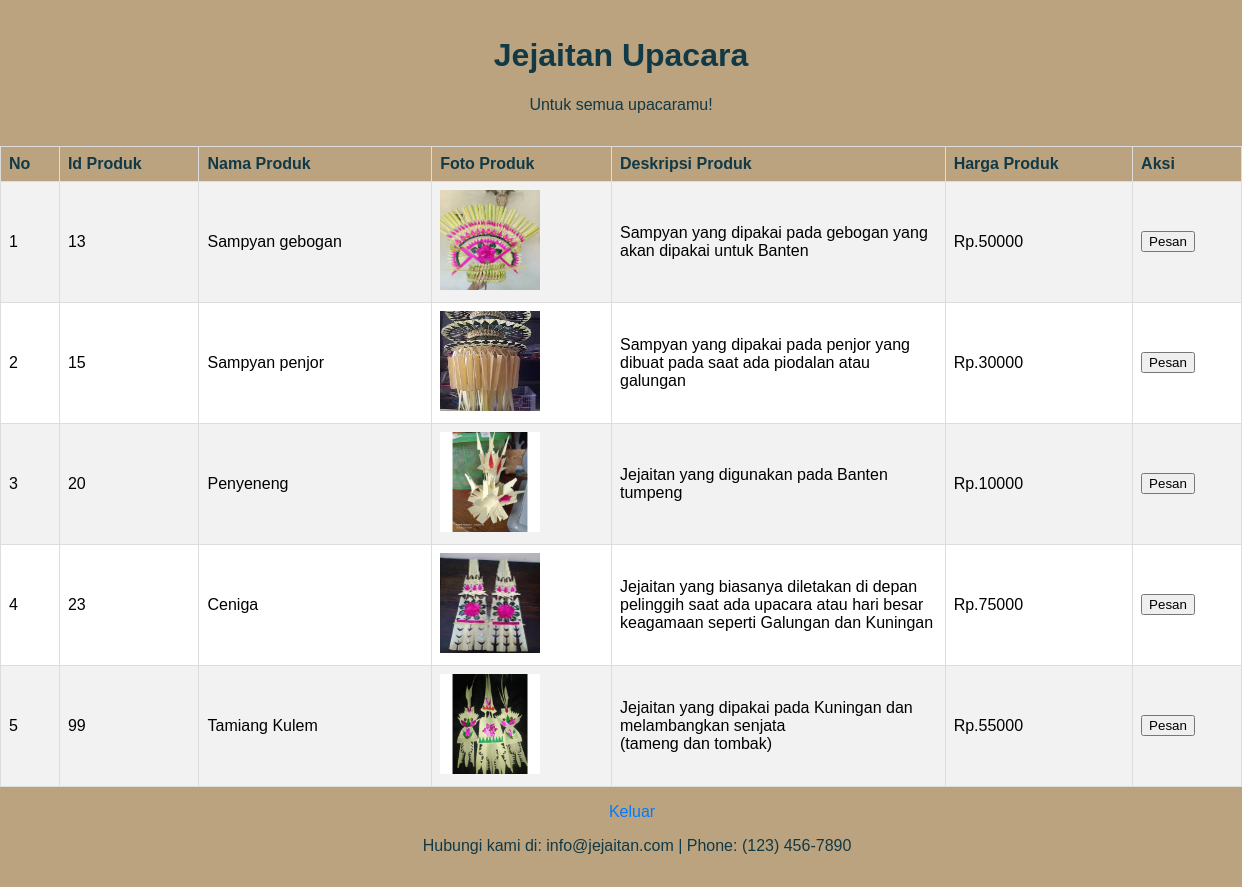
Page /Jejaitan_Upacara/ClientSide/katalog.php on the committed database.
### tables this page shows
CREATE TABLE `produk` (
  `Id_produk` int(11) NOT NULL,
  `Nama_produk` varchar(30) NOT NULL,
  `Foto_produk` varchar(30) NOT NULL,
  `Stok_produk` int(11) NOT NULL,
  `Deskripsi_produk` text NOT NULL,
  `Harga_produk` int(11) NOT NULL
);

### Jejaitan_Upacara/functions.php (called while the page is built, shortened)
<?php
$conn =mysqli_connect("localhost","root","","jejaitan_upacara");
function query($query){
    global $conn;
    $result =mysqli_query($conn, $query);
    $rows = [];
    while( $row = mysqli_fetch_assoc($result)){
        $rows[] = $row;
    }
    return $rows;
}

### Jejaitan_Upacara/ClientSide/katalog.php (the view, shortened to what this page needs)
<?php
require_once "../functions.php";
$produk = query("SELECT * FROM produk");
?>
<!DOCTYPE html>
<html lang="en">
<head>
</head>
<body>
    <header>
         <h1>Jejaitan Upacara</h1>
        <p>Untuk semua upacaramu!</p>
    </header>
    <table border="1" cellpadding = '10' cellspacing = '0'>
        <tr>
            <th> No </th>
            <th> Id Produk</th>
            <th> Nama Produk</th>
            <th> Foto Produk </th>
            <th> Deskripsi Produk</th>
            <th> Harga Produk</th>
            <th> Aksi</th>
        </tr>
        <?php $i =1;?>
        <?php foreach($produk as $row): ?>
        <tr>
            <td><?= $i; ?></td>
            <td><?= $row['Id_produk']; ?></td>
            <td><?= $row['Nama_produk']; ?></td>
            <td><img src="../img/<?= $row['Foto_produk']; ?>" width="100px" height="100px"></td>
            <td><?= $row['Deskripsi_produk']; ?></td>
            <td>Rp.<?= $row['Harga_produk']; ?></td>
            <td>
                <form action=""method="post">
                    <button name="submit">Pesan</button>
                </form>
            </td>
            <?php $i++?>
        </tr>
        <?php endforeach; ?>
        </table>
        <footer>
        <a href="../logout.php">Keluar</a>
        <p>Hubungi kami di: info@jejaitan.com | Phone: (123) 456-7890</p>
    </footer>
     </body>

### Jejaitan_Upacara/ClientSide/katalog.php (style rules this page uses)
body { font-family: Arial, sans-serif; background-color: white; margin: 0; padding: 0; }
h1, .form { color: #113946; }
a { text-decoration: none; color: #007BFF; margin-right: 10px; text-align: center; }
table { width: 100%; border-collapse: collapse; margin-top: 20px; }
th, td { border: 1px solid #ddd; padding: 8px; text-align: left; }
th { background-color: #BCA37F; color: #113946; }
tr:nth-child(even) { background-color: #f2f2f2; }
header { background-color: #BCA37F; color: #113946; padding: 1em; text-align: center; }
body, header, table { margin: 0; }
footer { background-color: #BCA37F; color: #113946; text-align: center; padding: 1em; bottom: 0; width: 100%; }
td:nth-child(5) { max-width: 200px; word-wrap: break-word; text-overflow: ellipsis; }

### rows in the picture
produk: Id_produk "13", Nama_produk "Sampyan gebogan", Foto_produk (picture), Deskripsi_produk "Sampyan yang dipakai pada gebogan yang akan dipakai untuk Banten", Harga_produk "50000"
produk: Id_produk "15", Nama_produk "Sampyan penjor", Foto_produk (picture), Deskripsi_produk "Sampyan yang dipakai pada penjor yang dibuat pada saat ada piodalan atau galungan", Harga_produk "30000"
produk: Id_produk "20", Nama_produk "Penyeneng", Foto_produk (picture), Deskripsi_produk "Jejaitan yang digunakan pada Banten tumpeng", Harga_produk "10000"
produk: Id_produk "23", Nama_produk "Ceniga", Foto_produk (picture), Deskripsi_produk "Jejaitan yang biasanya diletakan di depan pelinggih saat ada upacara atau hari besar keagamaan seperti Galungan dan Kuningan", Harga_produk "75000"
produk: Id_produk "99", Nama_produk "Tamiang Kulem", Foto_produk (picture), Deskripsi_produk "Jejaitan yang dipakai pada Kuningan dan melambangkan senjata (tameng dan tombak)", Harga_produk "55000"
